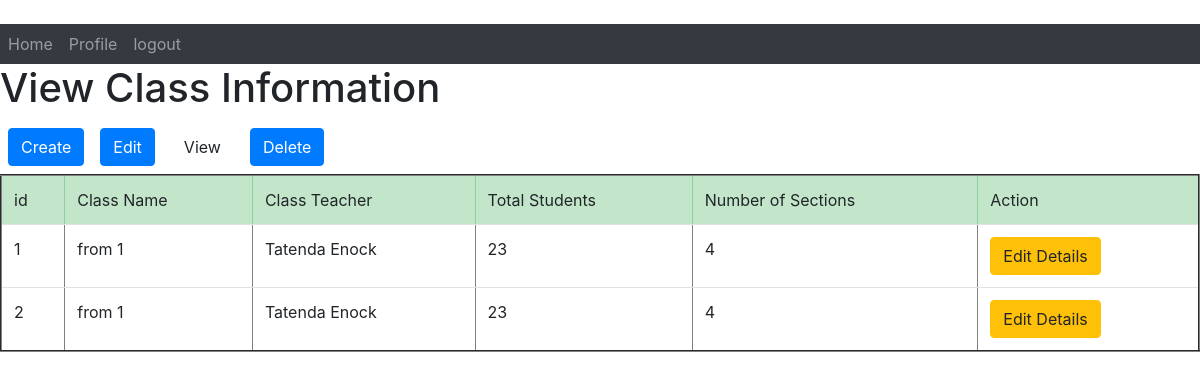
The page /accounts/viewclassinformation on the database as committed earlier.
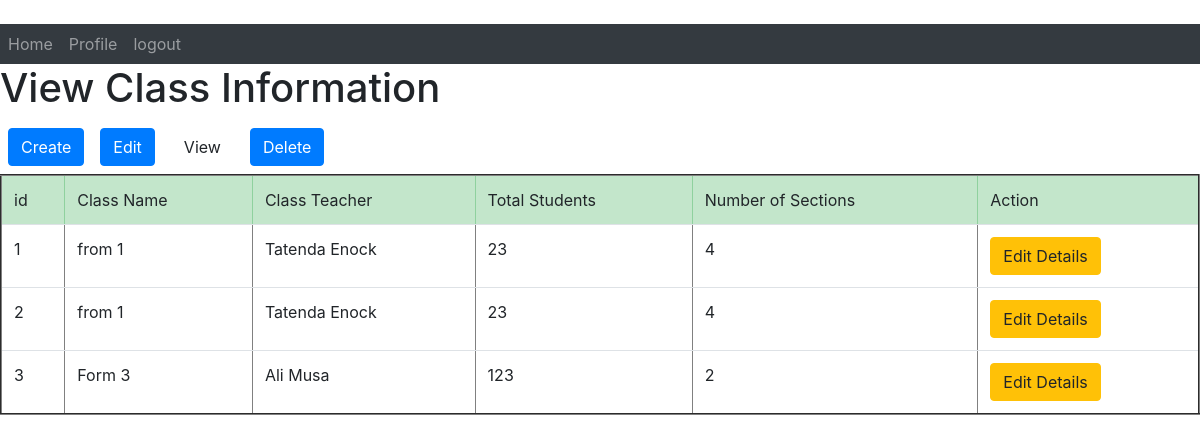
The same page on the database as committed later.
### accounts/models.py (models this page shows)
class Classinformation(models.Model):
    ClassName = models.CharField(max_length=130)
    ClassTeacher = models.CharField(max_length=30, blank=True)
    TotalStudents = models.CharField(max_length=30, blank=True)
    NumberOfSections = models.CharField(max_length=30, blank=True)

### accounts/views.py (the view)
def viewclassinformation(request):
    all_info = Classinformation.objects.all()
    context={'all_info':all_info}
    return render(request, 'accounts/viewclassinformation.html', context)

### accounts/templates/accounts/viewclassinformation.html (shortened to what this page needs)
{% extends 'base.html' %}
{% block body %}
<h1>View Class Information</h1>
<nav class="nav navbar-expand">
  <ul class="navbar-nav mr-auto">
    <li class="nav-item">
    <a class="nav-link" href="{% url 'createclassinformation'  %}"><button class="btn btn-primary">Create</button></a>
    </li>
    <li class="nav-item">
    <a class="nav-link" href="{% url 'editclassinformation'  %}"><button class="btn btn-primary">Edit</button></a>
    </li>
    <li class="nav-item">
    <a class="nav-link" href="{% url 'viewclassinformation'  %}"><button class="btn btn-default">View</button></a>
    </li
    <li class="nav-item">
    <a class="nav-link" href="{% url 'deleteclassinformation'  %}"><button class="btn btn-primary">Delete</button></a>
  </ul>
</nav>
<table class="table table-hover" border="2">
   <thead class="table-success">
     <tr>
         <td>id</td>
         <td>Class Name</td>
         <td>Class Teacher</td>
         <td>Total Students</td>
         <td>Number of Sections</td>
         <td>Action</td>
     </tr>
   </thead>
   <tbody>
     {% if all_info %}
     {% for item in all_info%}
     <tr>
       <td>{{ item.id}}</td>
       <td>{{ item.ClassName}}</td>
       <td>{{ item.ClassTeacher}}</td>
       <td>{{ item.TotalStudents}}</td>
       <td>{{ item.NumberOfSections}}</td>
       <td><a href="#" ><button class="btn btn-warning">Edit Details</button></a></td>
        {% endfor %}
     </tr>
     {% endif %}
   </tbody>
</table>
{% endblock %}

Rows that differ between the two databases and show on the page:
added Classinformation: id "3", ClassName "Form 3", ClassTeacher "Ali Musa", TotalStudents "123", NumberOfSections "2"
